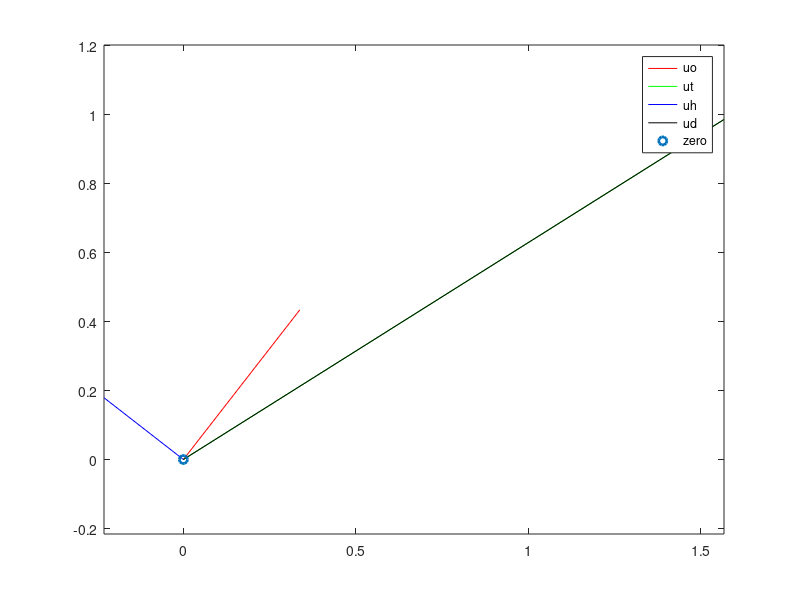

The MATLAB script that drew this image:
function testFillopovCombination
    for k = 1%:1000000
        % Create the vectors
%         u_o = randn(2,1);
%         uo = [-1; 0]
        u_o = [0.33736; 0.43373];
        
%         u_t = [1; 1]
%         ut = randn(2,1);
        u_t = [1.567; 0.98561];

        % find the combination
        a = -(u_o'*u_t) / (u_o'*u_o - u_o'*u_t)

        % Create the combination
        u_h = a*u_o + (1-a)*u_t

        if a <= 1 && a >= 0
            break;
        end
    end
    
    % Test combination
    err = u_h'*u_o
    nrm_uo = norm(u_o)
    nrm_ut = norm(u_t)
    nrm_uh = norm(u_h)
    
    % check conditions
    u_d = u_t; % ud is the direction that we will travel
    if a >= 0  && a <= 1 % Need to use some combination
        % Compute a normal uh (just unit vector in direction of uo)
        n = u_o ./ norm(u_o);
        
        % Compute needed dot products for decision
        n_dot_uo = n'*u_o;
        n_dot_ut = n'*u_t;
        
        if n_dot_uo*n_dot_ut > 0 % Go in direction of a vector field
            if n_dot_uo < 0
                disp('Move with obstacle avoid');
                u_d = u_o;
            else
                disp('Move with tracking');
                u_d = u_t;
            end
        else % Sliding mode
            disp('Sliding mode');
            u_d = u_h;
        end
    else
        disp('Keep tracking');
        u_d = u_t;
    end
    
    % Scale ud for plotting
    len = min([nrm_uo, nrm_ut, nrm_uh]) ./ 2;
    ud_plot = u_d .* (len/norm(u_d));
    
    
    %% Plot the results
    figure;
    plot([0 u_o(1)], [0 u_o(2)], 'r'); hold on;
    plot([0 u_t(1)], [0 u_t(2)], 'g');
    plot([0 u_h(1)], [0 u_h(2)], 'b');
    %plot([0 ud_plot(1)], [0 ud_plot(2)], 'k');
    plot([0 u_d(1)], [0 u_d(2)], 'k');
    plot(0, 0, 'o', 'linewidth', 2);
    legend('uo', 'ut', 'uh', 'ud', 'zero')
    axis equal
    
    if true
        return;
    end
    
    figure;
    plot([0 u_o(1)], [0 u_o(2)], 'r'); hold on;
    plot([0 u_t(1)], [0 u_t(2)], 'g');
    plot([0 u_h(1)], [0 u_h(2)], 'b');
    plot(0, 0, 'o', 'linewidth', 2);
    legend('uo', 'ut', 'uh', 'zero')
    axis equal
end

